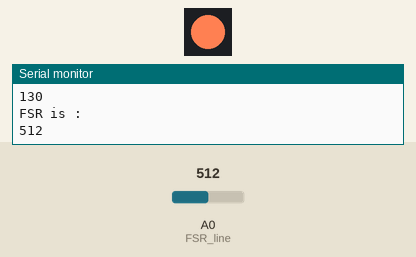
Simulated run of this sketch. Board: Arduino Uno, built with avr-gcc and run on an emulated ATmega328P. Parts: 1 RGB LEDs in strip order, left to right, the last lines printed to the serial monitor. The test bench sets the inputs (shaded band); at power-on: A0 (FSR_line) = 512. Dim RGB values are drawn brighter than linear.

Above: at 1.2 s.
1.3 s: A0 (FSR_line) set to 408
At 2.0 s:
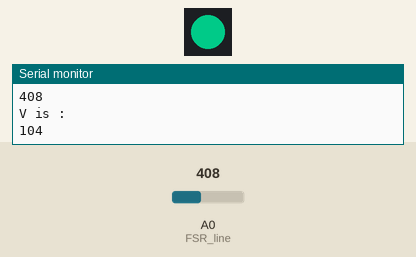
2.8 s: A0 (FSR_line) set to 382
At 3.6 s:
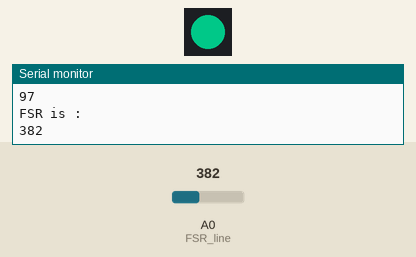
4.3 s: A0 (FSR_line) set to 122
At 4.7 s:
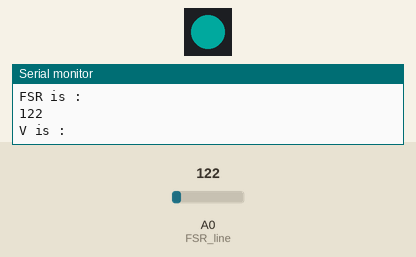
5.8 s: A0 (FSR_line) set to 900
At 6.3 s:
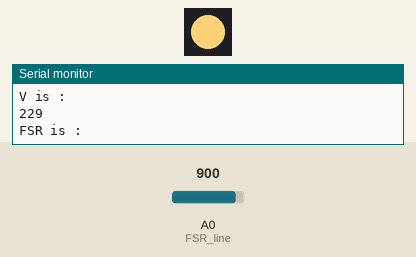
7.3 s: A0 (FSR_line) set to 1023
At 7.9 s:
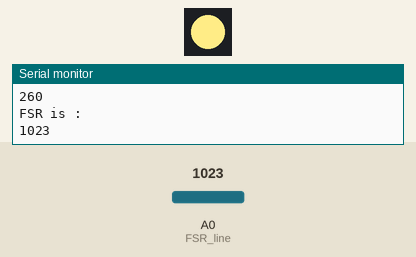
8.8 s: A0 (FSR_line) set to 987
At 9.1 s:
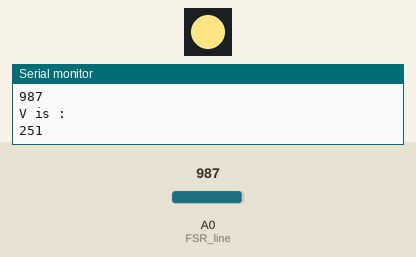
Timing chart, 0 to 11.3 s (numbered marks = the images above; inputs shaded):
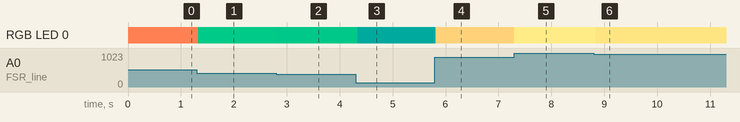

The sketch:

Ada_LED_test.ino
```cpp
#include <Adafruit_NeoPixel.h>
#define PIXEL_PIN 4
#define PIXEL_COUNT 1

const int FSR_line = A0;

Adafruit_NeoPixel strip = Adafruit_NeoPixel(PIXEL_COUNT, PIXEL_PIN, NEO_GRB + NEO_KHZ800);

void setup() {
  // put your setup code here, to run once:
  Serial.begin(9600);
  strip.begin();
}

void loop() {
//  // put your main code here, to run repeatedly:
//    int PixelColorBlue = strip.Color( 0, 0, 128);
//    int PixelColorRed = strip.Color( 80, 0, 4);
//    int PixelColorGold = strip.Color( 60, 150, 5);
//
//    //Set first pixel to blue
//    strip.setPixelColor(0, PixelColorBlue);
//    strip.show();
//    delay(1000); //wait 1sec
//
//    //set second and third pixel to Gopher Gold! and Red, respectively
//    strip.setPixelColor(0, PixelColorRed);
//    strip.show();
//    delay(1000);
//
//    strip.setPixelColor(0, PixelColorGold);
//    strip.show();
//    delay(1000); //wait 1sec}

    int V = int(double(analogRead(FSR_line)) * 255 / 1000) ; // scale FSR reading to 0-255
    int PixelColorFSR = strip.Color(30, V/1.2 +20,V/2.5+30);
    strip.setPixelColor(0, PixelColorFSR);
    strip.show();
    delay(50); //wait 1sec

    Serial.println("V is :");
    Serial.println(V);

    Serial.println("FSR is :");
    Serial.println(analogRead(FSR_line));
}
```

Measured:
- after the input at 1.3 s, RGB LED 0: RGB(255, 128, 82) → RGB(0, 106, 71) at once
- after the input at 2.8 s, RGB LED 0: RGB(0, 106, 71) → RGB(0, 100, 68) at once
- after the input at 4.3 s, RGB LED 0: RGB(0, 100, 68) → RGB(0, 45, 42) at once
- after the input at 5.8 s, RGB LED 0: RGB(0, 45, 42) → RGB(255, 210, 121) at once
- after the input at 7.3 s, RGB LED 0: RGB(255, 210, 121) → RGB(255, 236, 134) at once
- after the input at 8.8 s, RGB LED 0: RGB(255, 236, 134) → RGB(255, 229, 130) at once
